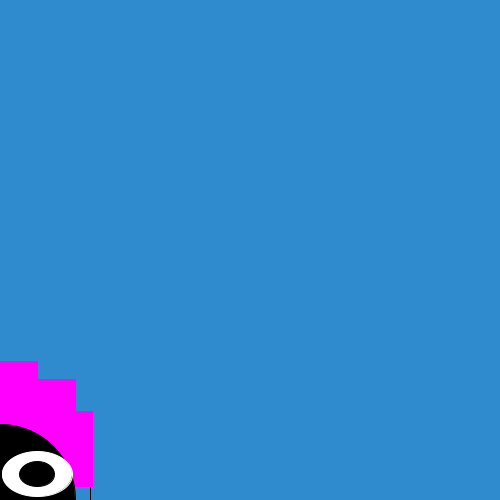
Frame 1 (no input)
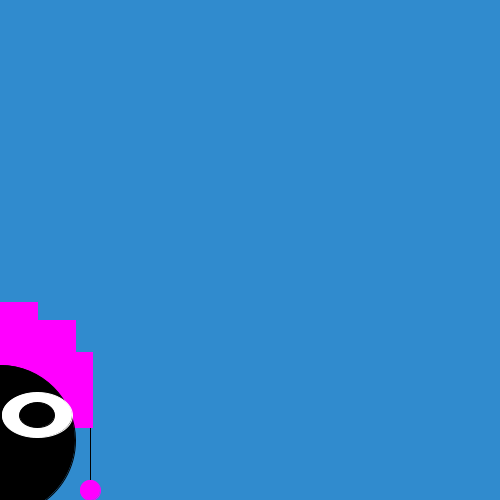
Frame 60 (the mouse pressed at the canvas centre just before this capture)
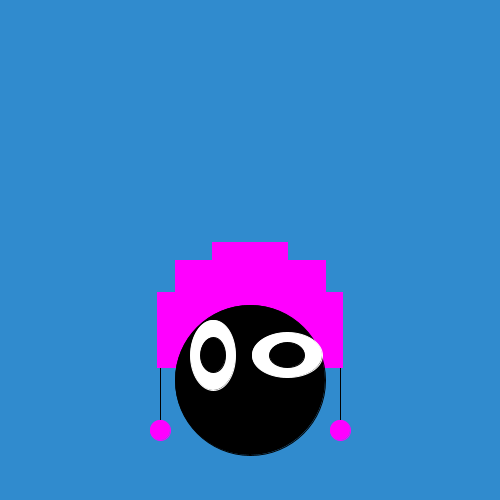
Frame 120 (the mouse held since frame 60 and released just before this capture)

The Processing sketch that drew these frames (run headless with seeded random() and noise(); from frame 60 on, the mouse is pressed at the canvas centre):

// Processing sketch: processing_125152
// ── processing_125152.pde

int monsterY=500;
int r=1;

void setup(){

size(500,500);
}

void draw(){
monsterY--;
background(48,139,206);

//lijn
stroke(0);
fill(0);
line(mouseX-90,monsterY+50,mouseX-90,monsterY-80);
line(mouseX+90,monsterY+50,mouseX+90,monsterY-80);

//oren
stroke(255,0,255);
fill(255,0,255);
rectMode(CENTER);
rect(mouseX-50,monsterY-50,85,75);
rect(mouseX+50,monsterY-50,85,75);
rect(mouseX,monsterY-100,75,75);
rect(mouseX+50,monsterY-100,50,40);
rect(mouseX-50,monsterY-100,50,40);

//bolletje
stroke(255,0,255);
fill(255,0,255);
ellipse(mouseX-90,monsterY+50,20,20);
ellipse(mouseX+90,monsterY+50,20,20);

//body
stroke(0);
fill(0);
ellipseMode(CENTER);
ellipse(mouseX,monsterY,150,150);

//buitenogen
stroke(255);
fill(255);
ellipseMode(CENTER);
ellipse(mouseX-37,monsterY-25,45,70);
ellipse(mouseX+37,monsterY-25,70,45);

//binnenogen
stroke(0);
fill(0);
ellipseMode(CENTER);
ellipse(mouseX-37,monsterY-25,25,35);
ellipse(mouseX+37,monsterY-25,35,25);
println("breng me naar je moeder"); 
}
